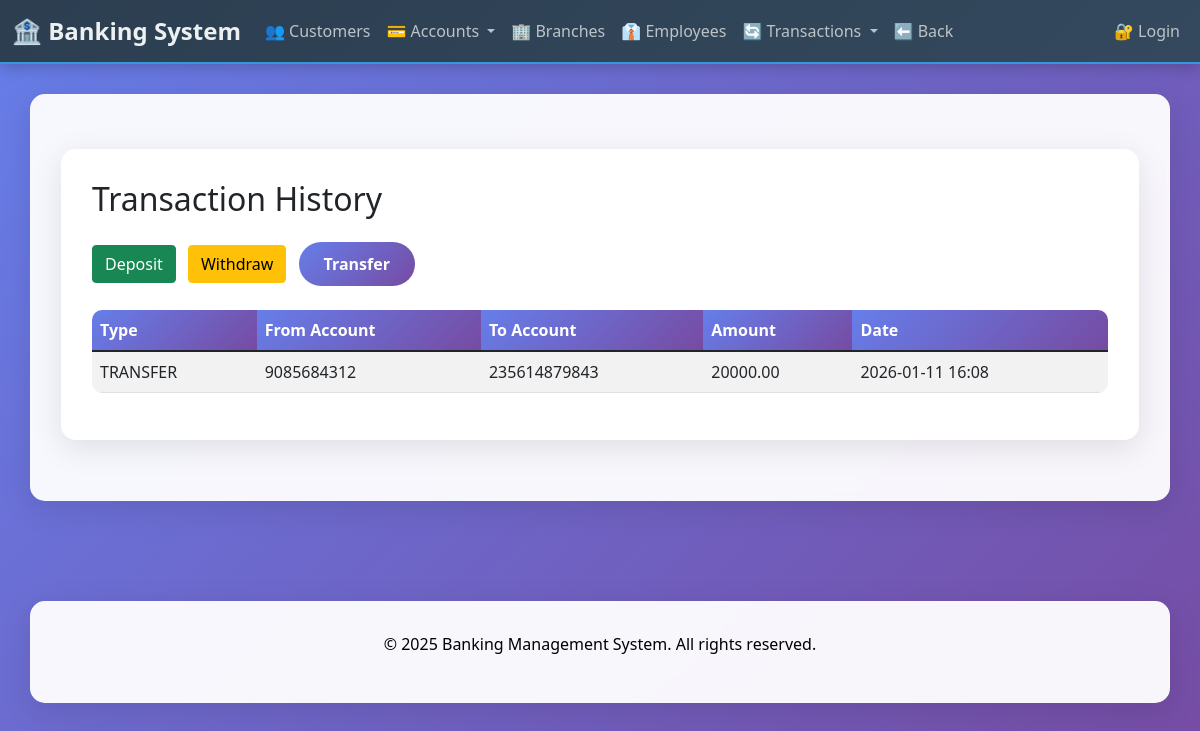
Screenshot of /transactions/ with the database file from the repository.
### transactions/models.py (models this page shows, shortened)
class Transaction(models.Model):
    TRANSACTION_TYPES = (
        ('DEPOSIT', 'Deposit'),
        ('WITHDRAW', 'Withdraw'),
        ('TRANSFER', 'Transfer'),
    )
    transaction_type = models.CharField(max_length=10, choices=TRANSACTION_TYPES)
    amount = models.DecimalField(max_digits=10, decimal_places=2)
    from_account = models.ForeignKey(Account, related_name='from_account', on_delete=models.CASCADE, null=True, blank=True)
    to_account = models.ForeignKey(Account, related_name='to_account', on_delete=models.CASCADE, null=True, blank=True)
    description = models.TextField(blank=True, null=True)
    method = models.CharField(choices=[('ATM', 'ATM'), ('ONLINE', 'Online'), ('BRANCH', 'Branch')], default='ONLINE', max_length=10)
    timestamp = models.DateTimeField(auto_now_add=True)  # Automatically set the field to now when the object is first created.

### accounts/models.py (models this page shows, shortened)
class Account(models.Model):
    ACCOUNT_TYPES = [
        ('SAVINGS', 'Savings'),
        ('CHECKING', 'Checking'),
        ('CREDIT', 'Credit'),
        ('TRANSACTION', 'Transaction'),
        ('LOAN', 'Loan'),
        ('CARD', 'Card'),
    ]
    account_number = models.CharField(max_length=20, unique=True)
    customer = models.ForeignKey('customers.Customer', on_delete=models.CASCADE, related_name='accounts')
    account_type = models.CharField(max_length=12, choices=ACCOUNT_TYPES)
    balance = models.DecimalField(max_digits=15, decimal_places=2)
    date_created = models.DateField(auto_now_add=True)
    date_updated = models.DateField(auto_now=True)

### transactions/views.py (the view)
# urls.py: path('', views.transaction_list, name='transaction_list')
def transaction_list(request):
    transactions = Transaction.objects.all()
    return render(request, 'transactions/transaction_list.html', {'transactions': transactions})

### templates/transactions/transaction_list.html
{% extends 'customers/base.html' %}
{% block content %}
<div class="container mt-4">
    <h2 class="mb-4">Transaction History</h2>
    <div class="mb-4">
        <a href="{% url 'deposit' %}" class="btn btn-success me-2">Deposit</a>
        <a href="{% url 'withdraw' %}" class="btn btn-warning me-2">Withdraw</a>
        <a href="{% url 'transfer' %}" class="btn btn-primary">Transfer</a>
    </div>
    <table class="table table-striped">
        <thead>
            <tr>
                <th>Type</th>
                <th>From Account</th>
                <th>To Account</th>
                <th>Amount</th>
                <th>Date</th>
            </tr>
        </thead>
        <tbody>
            {% for tx in transactions %}
            <tr>
                <td>{{ tx.transaction_type|capfirst }}</td>
                <td>
                    {% if tx.from_account %}
                        {{ tx.from_account.account_number }}
                    {% else %}
                        -
                    {% endif %}
                </td>
                <td>
                    {% if tx.to_account %}
                        {{ tx.to_account.account_number }}
                    {% else %}
                        -
                    {% endif %}
                </td>
                <td>{{ tx.amount }}</td>
                <td>{{ tx.timestamp|date:"Y-m-d H:i" }}</td>
            </tr>
            {% empty %}
            <tr>
                <td colspan="5" class="text-center">No transactions found.</td>
            </tr>
            {% endfor %}
        </tbody>
    </table>
</div>
{% endblock %}

### templates/customers/base.html (style rules this page uses)
body { background: linear-gradient(135deg, #667eea 0%, #764ba2 100%); min-height: 100vh; font-family: 'Segoe UI', Tahoma, Geneva, Verdana, sans-serif; }
.container { background: rgba(255, 255, 255, 0.95); border-radius: 15px; padding: 30px; margin-top: 30px; margin-bottom: 30px; box-shadow: 0 8px 32px rgba(0,0,0,0.1); backdrop-filter: blur(10px); border: 1px solid rgba(255, 255, 255, 0.18); }
.btn-primary { background: linear-gradient(135deg, #667eea 0%, #764ba2 100%); border: none; border-radius: 25px; padding: 10px 25px; font-weight: 600; transition: all 0.3s ease; }
.table { border-radius: 10px; overflow: hidden; }
.table thead th { background: linear-gradient(135deg, #667eea 0%, #764ba2 100%); color: white; border: none; }

### rows the page displays
Transaction: transaction_type "TRANSFER", from_account.account_number "9085684312", to_account.account_number "235614879843", amount "20000.00", timestamp "2026-01-11 16:08"
